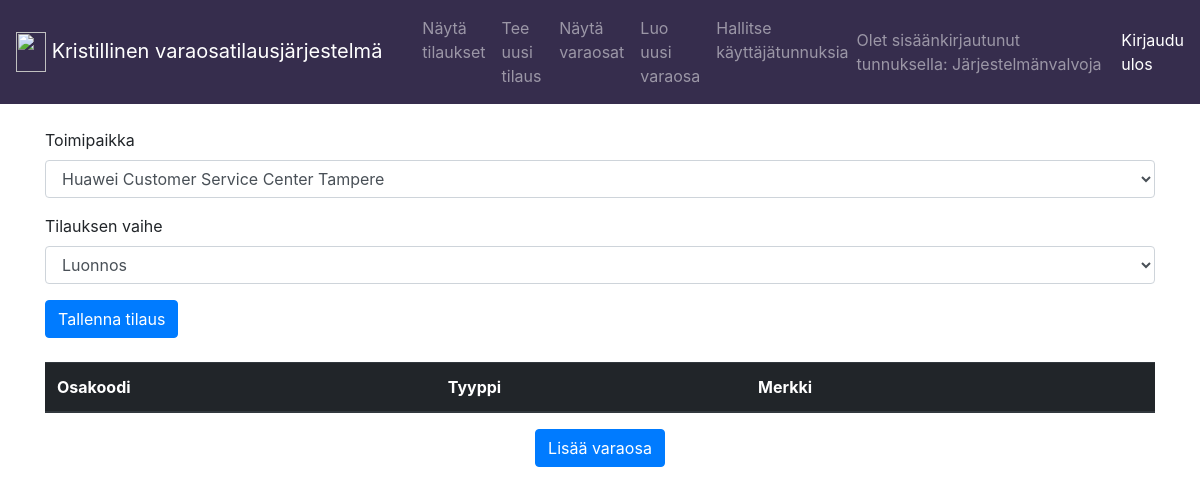
/tilaukset/edit/1/ (signed in), run on the app's committed database.
### application/auth/models.py (models this page shows, shortened)
class User(Base):
    __tablename__ = "account"
    name = db.Column(db.String(144), nullable=False)
    username = db.Column(db.String(144), nullable=False)
    password = db.Column(db.String(144), nullable=False)
    role = db.Column(db.String(144), nullable=False)
    varaosa = db.relationship("Varaosa", backref='account', lazy=True)
    def roles(self):
        return [self.role]

### application/tilaukset/models.py (models this page shows, shortened)
class Tilaus(Base):
    orderPlace = db.Column(db.String(144), nullable=False)
    orderStatus = db.Column(db.String(144), nullable=False)
    account_id = db.Column(db.Integer, db.ForeignKey('account.id'), nullable=False)
    orderStatusNames = {}
    orderStatusNames['draft'] = 'Luonnos'
    orderStatusNames['in-progress'] = 'Käsittelyssä varastossa'
    orderStatusNames['waiting'] = 'Odottaa varaosaa/toimenpiteitä'
    orderStatusNames['cancelled'] = 'Toimitushäiriö'
    orderStatusNames['sent'] = 'Lähetetty'
    orderPlaceNames = {}
    orderPlaceNames['hes-helsinki'] = 'HES Helsinki'
    orderPlaceNames['hcsc-tampere'] = 'HCSC Tampere'
    orderPlaceNames['dna-sello'] = 'DNA Sello'
    orderPlaceNames['dna-hameenkatu'] = 'DNA Hämeenkatu'
    varaosat = db.relationship('Varaosa', secondary = 'liitostaulu')

### application/tilaukset/views.py (the view)
@app.route("/tilaukset/edit/<tilaus_id>/", methods=["GET"])
@login_required(role=['admin','warehouse', 'retail'])
def show_tilaus(tilaus_id):
    tilaus = Tilaus.query.get(tilaus_id)
    varaosat = db.session.query(Varaosa).filter(Varaosa.id == Liitostaulu.varaosa_id).filter(tilaus.id == Liitostaulu.tilaus_id).all()
    return render_template("tilaukset/edit.html", tilaus = tilaus, form = TilausForm(obj=tilaus), varaosat = varaosat)

### application/tilaukset/forms.py
class TilausForm(Form):
    orderPlace = SelectField("Toimipaikka", choices=[('hes-helsinki', 'Huawei Experience Store Helsinki'),
     ('hcsc-tampere', 'Huawei Customer Service Center Tampere'),
     ('dna-sello', 'DNA Sello'),
     ('dna-hameenkatu', 'DNA Hämeenkatu')])
    orderStatus = SelectField("Tilauksen vaihe", choices=[('draft', 'Luonnos'),
     ('in-progress', 'Käsittelyssä varastossa'),
     ('waiting', 'Odottaa varaosaa/toimenpiteitä'),
     ('cancelled', 'Toimitushäiriö'),
     ('sent', 'Lähetetty')])
    class Meta:
        csrf = False

### application/__init__.py (called while the page is built)
def login_required(role="ANY"):
    def wrapper(fn):
        @wraps(fn)
        def decorated_view(*args, **kwargs):
            if not current_user:
                return login_manager.unauthorized()
            if not current_user.is_authenticated:
                return login_manager.unauthorized()
            unauthorized = False
            if role != "ANY":
                unauthorized = True
                for user_role in current_user.roles():
                    for auth_role in role:
                        if user_role.lower() == auth_role.lower():
                            unauthorized = False
                            break
            if unauthorized:
                return login_manager.unauthorized()
            return fn(*args, **kwargs)
        return decorated_view
    return wrapper

@login_manager.user_loader
def load_user(user_id):
    return User.query.get(user_id)

### application/templates/tilaukset/edit.html (shortened to what this page needs)
{% extends "layout.html" %}
{% block body %}
<form method="POST" action="{{ url_for('tilaus_edit', tilaus_id=tilaus.id) }}">
<table>
	<div class="form-group">
		{{ form.orderPlace.label }}
		{{ form.orderPlace(class="form-control") }}
	</div>
	<div class="form-group">
		{{ form.orderStatus.label }}
		{{ form.orderStatus(class="form-control") }}
	</div>
	<input class="btn btn-primary" type="submit" value="Tallenna tilaus"/>
</form>
<br>
<br>
<table class="table table-striped">
	<thead class=thead-dark style="background-color: #362d4d;">
		<tr>
		<th>Osakoodi</th>
		<th>Tyyppi</th>
		<th>Merkki</th>
		<th></th>
		</tr>
	</thead>
</table>
<div class="d-flex flex-row justify-content-around">
	<form method="GET" action="{{ url_for('show_add', tilaus_id=tilaus.id) }}">
		<input class="btn btn-primary" type="submit" value="Lisää varaosa"/>
	</form>
</div>
{% endblock %}

### application/templates/layout.html (shortened to what this page needs)
  <!DOCTYPE html>
  <html>
    <head>
      <link rel="stylesheet" href="https://maxcdn.bootstrapcdn.com/bootstrap/4.0.0/css/bootstrap.min.css">
    </head>
    <body>
      <nav class="navbar navbar-expand-md navbar-dark mb-4" style="background-color: #362d4d;">
        <a class="navbar-brand" href="/">
          <img src="http://cliparts.co/cliparts/rcn/rey/rcnreyoXi.svg" width="30" height="40" class="d-inline-block align-top" alt="">
          <div class="navbar-brand" style="padding-top:4px;">
          Kristillinen varaosatilausjärjestelmä
          </div>
        </a>
        <div class="collapse navbar-collapse" id="navbarCollapse">
          <ul class="navbar-nav mr-auto">
            <li class="nav-item">
              <a class="nav-link" href="{{ url_for('tilaus_index') }} ">Näytä tilaukset</a>
            </li>
            <li class="nav-item">
                <a class="nav-link" href="{{ url_for('tilaus_form') }} ">Tee uusi tilaus</a>
            </li>
            <li class="nav-item">
              <a class="nav-link" href="{{ url_for('varaosa_index') }} ">Näytä varaosat</a>
            </li>
            <li class="nav-item">
              <a class="nav-link" href="{{ url_for('varaosa_form') }} ">Luo uusi varaosa</a>
            </li>
            {% if current_user.role == 'admin' %}
            <li class="nav-item">
              <a class="nav-link" href="{{ url_for('manage_index') }} ">Hallitse käyttäjätunnuksia</a>
            </li>
            {% endif %}
          </ul>
        </div>
        {% if current_user.is_authenticated %}
          <div class="navbar-text">
            Olet sisäänkirjautunut tunnuksella: {{ current_user.name }}
          </div>
        <div class="navbar-text" style="padding-left:16px;">
          <a href="{{ url_for('auth_logout') }}">Kirjaudu ulos</a>
          {% else %}
        <div class="navbar-text">
          <a href="{{ url_for('auth_login') }}">Kirjaudu sisään</a>
          {% endif %}
        </div>
      </nav>
      <main role="main" class="container">
      {% block body %}{% endblock %}
      </main>
    </body>
  </html>

### data on the page
User: name "Järjestelmänvalvoja"
Tilaus: orderPlace "Huawei Customer Service Center Tampere", orderStatus "Luonnos"
